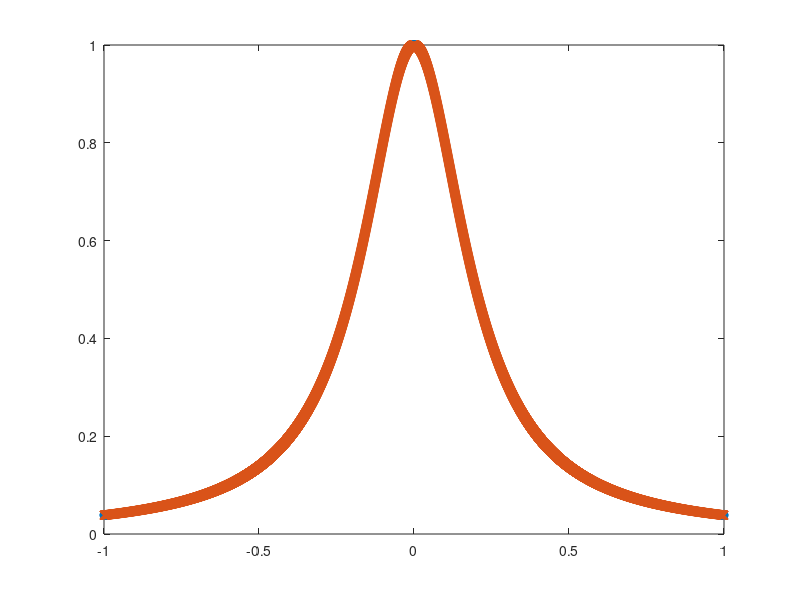

Write the MATLAB code that produced this figure.
clear; clc;
x = linspace(-1, 1, 2560).';
y = arrayfun(@(t) 1 / (1 + 25*t^2), x);
N = length(x); %number of points 
n =N -1; % nmber of subintervals 
h = (x(N)-x(1))/n;
Trid = diag(4*ones(1,n-1))+ diag(ones(1,n-2),1)+diag(ones(1,n-2),-1);
for  i = 1:n-1
    z(i) = 6/h^2*(y(i+2)-2*y(i+1)+y(i));
end
z = z';
w = inv(Trid)*z;
sigma = [0; w; 0];
for i = 1:n
    d(i) = y(i);
    b(i) = sigma(i)/2;
    a(i) = (sigma(i+1)-sigma(i))/(6*h);
    c(i) = (y(i+1)-y(i))/h-h/6*(2*sigma(i)+sigma(i+1));
end
r = 4; %number of subsubintervals
hh = h/r; %step size of subsubintervals
m=x(1): hh:x(N);
for i =1:n
    for j = r* (i-1)+1:r*i
        s(j) = a(i)* (m(j)-x(i))^3+b(i)*(m(j)-x(i))^2+c(i)*(m(j)-x(i))+ d(i);
    end
end
s(r*n+1) =y(N);
plot(x, y, 'o')
hold on
plot(m,s,'-x')
hold off